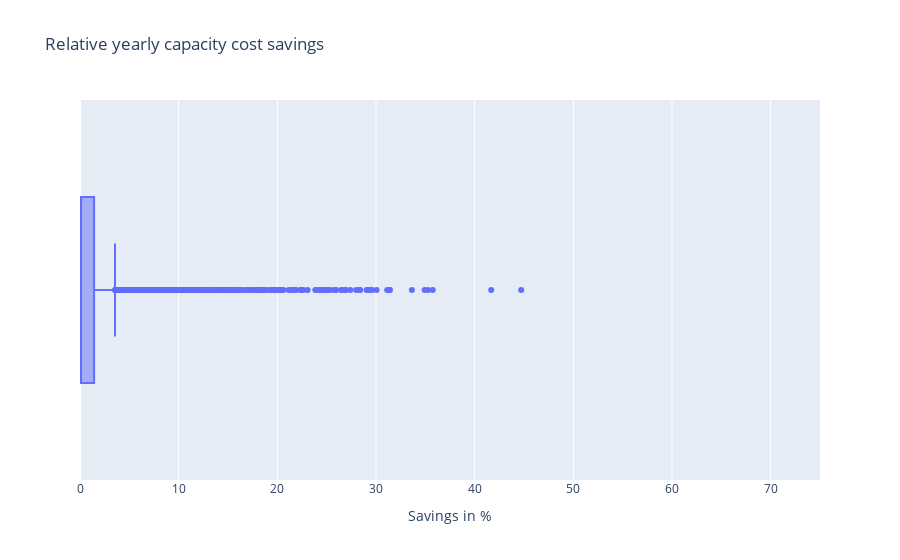

Notebook code for this chart:
### Code cell
rel_cap_costs_yearly_savings = 100 * rel_diff["grid_capacity_costs_eur"].copy()
rel_cap_costs_yearly_savings.name = "Relative yearly grid capacity costs savings in %"
print(rel_cap_costs_yearly_savings.describe().drop("count").to_markdown())

rel_cap_savings_fig_df = pd.DataFrame()
rel_cap_savings_fig_df = rel_diff.copy() * 100
rel_cap_savings_fig_df.rename(columns={"grid_capacity_costs_eur": "Savings"}, inplace=True)
rel_cap_savings_fig = px.box(
    data_frame=rel_cap_savings_fig_df,
    x="Savings",
    title="Relative yearly capacity cost savings")
rel_cap_savings_fig.update_layout(xaxis_title="Savings in %", yaxis_title="")
rel_cap_savings_fig.update_xaxes(range=[0, 75])
rel_cap_savings_fig.show()

### Figure 1 — Plotly figure (JSON) as saved in the notebook; plotly's stock layout.template omitted (floating-point values rounded to 4 significant figures; data arrays with more than 128 entries replaced by an {"elided": "..."} marker saying what was removed)
{"data": [{"alignmentgroup": "True", "hovertemplate": "Savings=%{x}<extra></extra>", "legendgroup": "", "marker": {"color": "#636efa"}, "name": "", "notched": false, "offsetgroup": "", "orientation": "h", "showlegend": false, "type": "box", "x": {"elided": "3644 float values"}, "x0": " ", "xaxis": "x", "y0": " ", "yaxis": "y"}], "layout": {"boxmode": "group", "legend": {"tracegroupgap": 0}, "title": {"text": "Relative yearly capacity cost savings"}, "xaxis": {"anchor": "y", "domain": [0, 1], "range": [0, 75], "title": {"text": "Savings in %"}}, "yaxis": {"anchor": "x", "domain": [0, 1], "title": {"text": ""}}}}
